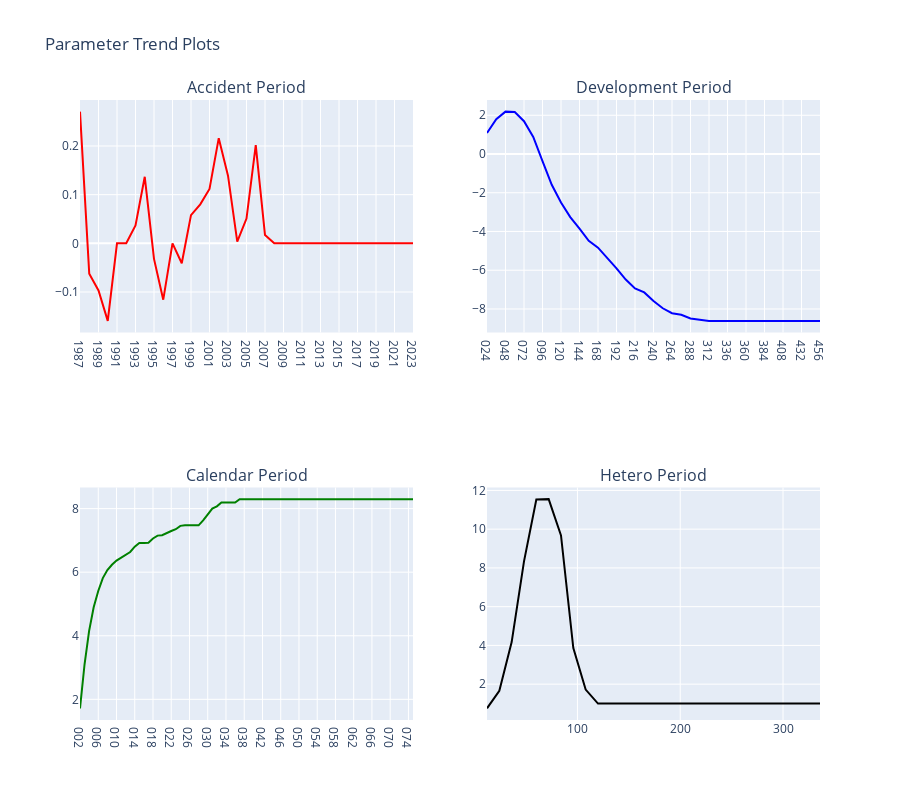

Notebook source saved alongside this figure:
### Code cell
rky.icrfs.TrendPlot()

### Figure 1 — Plotly figure (JSON) as saved in the notebook; plotly's stock layout.template omitted (floating-point values rounded to 4 significant figures; data arrays with more than 128 entries replaced by an {"elided": "..."} marker saying what was removed)
{"data": [{"hovertemplate": "Accident Period=%{x}<br>Estimate=%{y}<extra></extra>", "legendgroup": "", "line": {"color": "red", "dash": "solid"}, "marker": {"symbol": "circle"}, "mode": "lines", "name": "", "orientation": "v", "showlegend": false, "type": "scatter", "x": ["1987", "1988", "1989", "1990", "1991", "1992", "1993", "1994", "1995", "1996", "1997", "1998", "1999", "2000", "2001", "2002", "2003", "2004", "2005", "2006", "2007", "2008", "2009", "2010", "2011", "2012", "2013", "2014", "2015", "2016", "2017", "2018", "2019", "2020", "2021", "2022", "2023"], "xaxis": "x", "y": [0.2707, -0.06255, -0.09675, -0.1594, 0, 0, 0.03687, 0.1368, -0.03191, -0.1158, 0, -0.041, 0.05794, 0.08023, 0.1119, 0.2162, 0.139, 0.003449, 0.05088, 0.2019, 0.01716, 0, 0, 0, 0, 0, 0, 0, 0, 0, 0, 0, 0, 0, 0, 0, 0], "yaxis": "y"}, {"hovertemplate": "Development Period=%{x}<br>Estimate=%{y}<extra></extra>", "legendgroup": "", "line": {"color": "blue", "dash": "solid"}, "marker": {"symbol": "circle"}, "mode": "lines", "name": "", "orientation": "v", "showlegend": false, "type": "scatter", "x": ["024", "036", "048", "060", "072", "084", "096", "108", "120", "132", "144", "156", "168", "180", "192", "204", "216", "228", "240", "252", "264", "276", "288", "300", "312", "324", "336", "348", "360", "372", "384", "396", "408", "420", "432", "444", "456"], "xaxis": "x2", "y": [1.082, 1.798, 2.188, 2.17, 1.694, 0.8807, -0.3633, -1.591, -2.502, -3.256, -3.858, -4.482, -4.834, -5.35, -5.901, -6.48, -6.94, -7.146, -7.592, -7.964, -8.221, -8.299, -8.489, -8.552, -8.615, -8.615, -8.615, -8.615, -8.615, -8.615, -8.615, -8.615, -8.615, -8.615, -8.615, -8.615, -8.615], "yaxis": "y2"}, {"hovertemplate": "Calendar Period=%{x}<br>Estimate=%{y}<extra></extra>", "legendgroup": "", "line": {"color": "green", "dash": "solid"}, "marker": {"symbol": "circle"}, "mode": "lines", "name": "", "orientation": "v", "showlegend": false, "type": "scatter", "x": ["002", "003", "004", "005", "006", "007", "008", "009", "010", "011", "012", "013", "014", "015", "016", "017", "018", "019", "020", "021", "022", "023", "024", "025", "026", "027", "028", "029", "030", "031", "032", "033", "034", "035", "036", "037", "038", "039", "040", "041", "042", "043", "044", "045", "046", "047", "048", "049", "050", "051", "052", "053", "054", "055", "056", "057", "058", "059", "060", "061", "062", "063", "064", "065", "066", "067", "068", "069", "070", "071", "072", "073", "074", "075"], "xaxis": "x3", "y": [1.715, 3.104, 4.154, 4.897, 5.41, 5.815, 6.065, 6.233, 6.364, 6.446, 6.547, 6.635, 6.805, 6.916, 6.916, 6.924, 7.06, 7.15, 7.161, 7.235, 7.295, 7.352, 7.458, 7.474, 7.474, 7.474, 7.474, 7.631, 7.824, 8.001, 8.071, 8.194, 8.194, 8.194, 8.194, 8.298, 8.298, 8.298, 8.298, 8.298, 8.298, 8.298, 8.298, 8.298, 8.298, 8.298, 8.298, 8.298, 8.298, 8.298, 8.298, 8.298, 8.298, 8.298, 8.298, 8.298, 8.298, 8.298, 8.298, 8.298, 8.298, 8.298, 8.298, 8.298, 8.298, 8.298, 8.298, 8.298, 8.298, 8.298, 8.298, 8.298, 8.298, 8.298], "yaxis": "y3"}, {"hovertemplate": "Development Period=%{x}<br>Hetero Adjustment=%{y}<extra></extra>", "legendgroup": "", "line": {"color": "black", "dash": "solid"}, "marker": {"symbol": "circle"}, "mode": "lines", "name": "", "orientation": "v", "showlegend": false, "type": "scatter", "x": {"elided": "517 int values"}, "xaxis": "x4", "y": {"elided": "517 float values"}, "yaxis": "y4"}], "layout": {"annotations": [{"font": {"size": 16}, "showarrow": false, "text": "Accident Period", "x": 0.225, "xanchor": "center", "xref": "paper", "y": 1, "yanchor": "bottom", "yref": "paper"}, {"font": {"size": 16}, "showarrow": false, "text": "Development Period", "x": 0.775, "xanchor": "center", "xref": "paper", "y": 1, "yanchor": "bottom", "yref": "paper"}, {"font": {"size": 16}, "showarrow": false, "text": "Calendar Period", "x": 0.225, "xanchor": "center", "xref": "paper", "y": 0.375, "yanchor": "bottom", "yref": "paper"}, {"font": {"size": 16}, "showarrow": false, "text": "Hetero Period", "x": 0.775, "xanchor": "center", "xref": "paper", "y": 0.375, "yanchor": "bottom", "yref": "paper"}], "height": 800, "title": {"text": "Parameter Trend Plots"}, "xaxis": {"anchor": "y", "domain": [0, 0.45]}, "xaxis2": {"anchor": "y2", "domain": [0.55, 1]}, "xaxis3": {"anchor": "y3", "domain": [0, 0.45]}, "xaxis4": {"anchor": "y4", "domain": [0.55, 1]}, "yaxis": {"anchor": "x", "domain": [0.625, 1]}, "yaxis2": {"anchor": "x2", "domain": [0.625, 1]}, "yaxis3": {"anchor": "x3", "domain": [0, 0.375]}, "yaxis4": {"anchor": "x4", "domain": [0, 0.375]}}}
